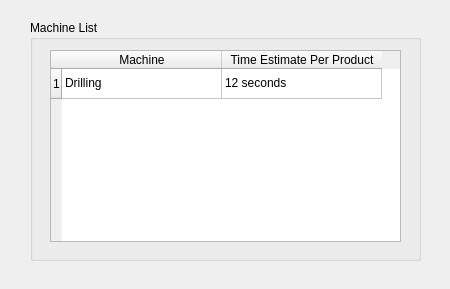
<?xml version="1.0" encoding="UTF-8"?>
<ui version="4.0">
 <class>MachineList</class>
 <widget class="QWidget" name="MachineList">
  <property name="geometry">
   <rect>
    <x>0</x>
    <y>0</y>
    <width>450</width>
    <height>289</height>
   </rect>
  </property>
  <property name="windowTitle">
   <string>Machine List</string>
  </property>
  <widget class="QGroupBox" name="groupBox">
   <property name="geometry">
    <rect>
     <x>30</x>
     <y>20</y>
     <width>391</width>
     <height>241</height>
    </rect>
   </property>
   <property name="title">
    <string>Machine List</string>
   </property>
   <widget class="QTableWidget" name="tableWidget">
    <property name="geometry">
     <rect>
      <x>20</x>
      <y>30</y>
      <width>351</width>
      <height>192</height>
     </rect>
    </property>
    <attribute name="horizontalHeaderDefaultSectionSize">
     <number>160</number>
    </attribute>
    <row>
     <property name="text">
      <string>1</string>
     </property>
    </row>
    <column>
     <property name="text">
      <string>Machine</string>
     </property>
    </column>
    <column>
     <property name="text">
      <string>Time Estimate Per Product</string>
     </property>
    </column>
    <item row="0" column="0">
     <property name="text">
      <string>Drilling</string>
     </property>
    </item>
    <item row="0" column="1">
     <property name="text">
      <string>12 seconds</string>
     </property>
    </item>
   </widget>
  </widget>
 </widget>
 <resources/>
 <connections/>
</ui>
